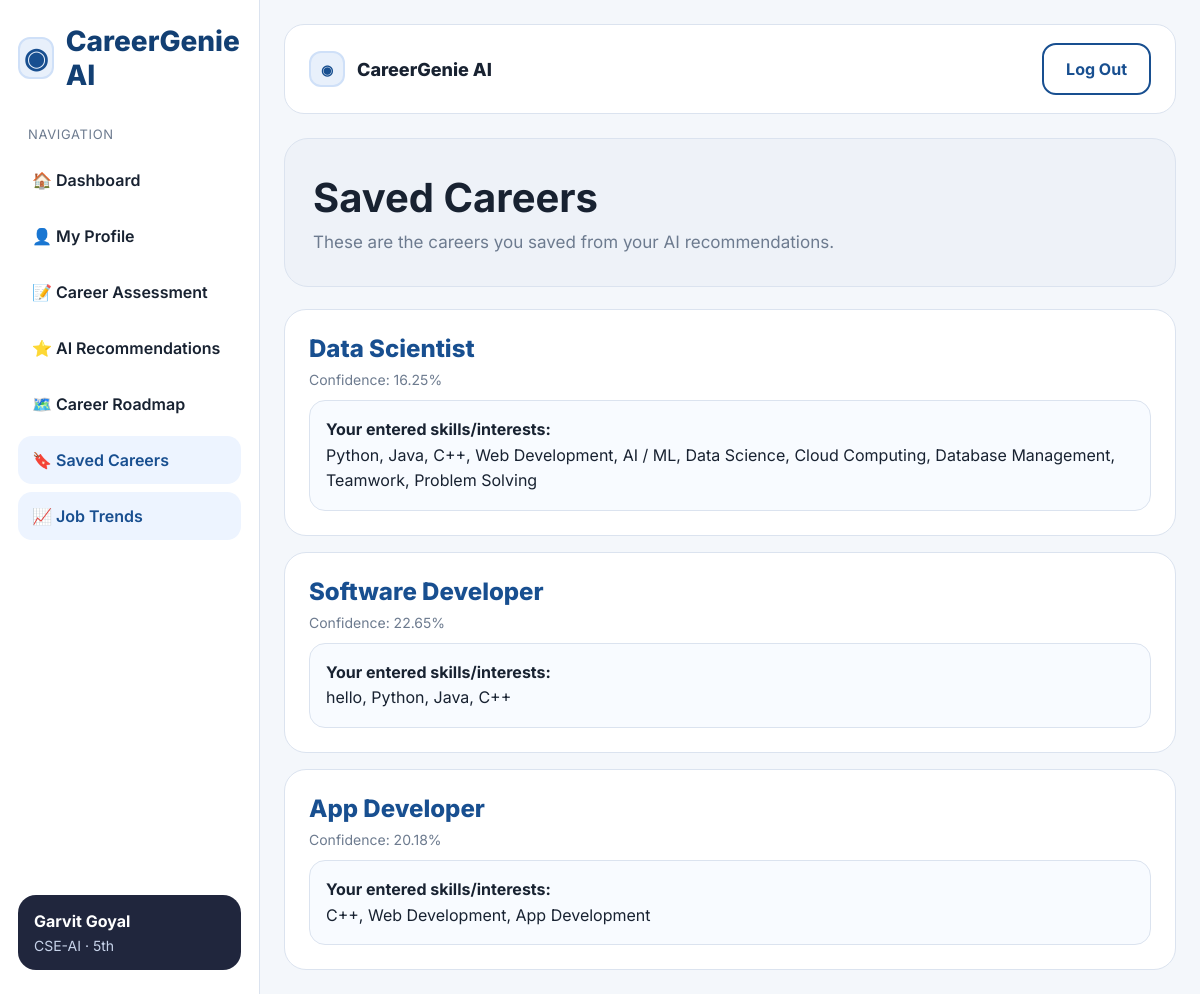
The page /saved_careers (signed in) on the database its author committed.
### tables this page shows
CREATE TABLE users (
            id INTEGER PRIMARY KEY AUTOINCREMENT,
            name TEXT,
            email TEXT UNIQUE,
            password TEXT
        , branch TEXT, semester TEXT, cgpa TEXT, skills TEXT, subjects TEXT, goals TEXT, interests TEXT, profile_image TEXT);

CREATE TABLE saved_careers (
            id INTEGER PRIMARY KEY AUTOINCREMENT,
            user_email TEXT,
            career_name TEXT,
            entered_text TEXT,
            confidence TEXT
        );

### app.py (the view)
@app.route("/saved_careers")
def saved_careers():
    if "user_email" not in session:
        return redirect(url_for("login_page"))
    with get_db_connection() as conn:
        cur = conn.cursor()
        cur.execute("SELECT * FROM users WHERE email = ?", (session["user_email"],))
        user = cur.fetchone()
        cur.execute("""
            SELECT * FROM saved_careers
            WHERE user_email = ?
            ORDER BY id DESC
        """, (session["user_email"],))
        careers = cur.fetchall()
    return render_template("saved_careers.html", user=user, careers=careers)

### app.py (called while the page is built)
def get_db_connection():
    conn = sqlite3.connect("users.db")
    conn.row_factory = sqlite3.Row
    return conn

### templates/saved_careers.html (shortened to what this page needs)
<!DOCTYPE html>
<html lang="en">
<head>
</head>
<body>
  <div class="app">
    <aside class="sidebar">
      <div>
        <div class="brand">
          <div class="brand-icon">◉</div>
          <span>CareerGenie AI</span>
        </div>
        <div class="side-title">Navigation</div>
        <nav class="menu">
          <a href="/dashboard">🏠 Dashboard</a>
          <a href="{{ url_for('profile') }}">👤 My Profile</a>
          <a href="/career_assessment">📝 Career Assessment</a>
          <a href="/career_assessment">⭐ AI Recommendations</a>
          <a href="#roadmap">🗺️ Career Roadmap</a>
          <a class="active" href="/saved_careers">🔖 Saved Careers</a>
          <a class="active" href="{{ url_for('job_trends') }}">📈 Job Trends</a>
        </nav>
      </div>
      <div class="profile-box">
        <div style="font-weight:700;">{{ user.name if user and user.name else 'Student Name' }}</div>
        <div style="font-size:14px;color:#c7d3ea;margin-top:6px;">
          {{ user.branch if user and user.branch else 'CSE' }} · {{ user.semester if user and user.semester else 'Semester' }}
        </div>
      </div>
    </aside>
    <main class="main">
      <div class="topbar">
        <div class="brand" style="font-size:18px; margin:0; color:var(--text);">
          <div class="brand-icon" style="width:36px; height:36px; font-size:14px;">◉</div>
          <span>CareerGenie AI</span>
        </div>
        <a class="btn btn-outline" href="/logout">Log Out</a>
      </div>
      <section class="hero">
        <h1>Saved Careers</h1>
        <p>These are the careers you saved from your AI recommendations.</p>
      </section>
      {% if careers and careers|length > 0 %}
      <section class="list">
        {% for career in careers %}
        <div class="card">
          <div class="career-name">{{ career.career_name }}</div>
          <div class="meta">Confidence: {{ career.confidence }}%</div>
          <div class="text-box">
            <strong>Your entered skills/interests:</strong><br>
            {{ career.entered_text }}
          </div>
        </div>
        {% endfor %}
      </section>
      {% else %}
      <div class="empty">
        No saved careers yet. Go to Career Assessment, get a recommendation, and save it.
      </div>
      {% endif %}
    </main>
  </div>
</body>
</html>

### templates/saved_careers.html (style rules this page uses)
* { box-sizing:border-box;margin:0;padding:0 }
:root { --bg:#f4f7fb; --sidebar:#ffffff; --card:#ffffff; --primary:#184f90; --primary-dark:#123f73; --text:#182231; --muted:#6d7b8f; --border:#dbe3ef; }
body { font-family:'Inter',sans-serif;background:var(--bg);color:var(--text) }
.app { display:grid;grid-template-columns:260px 1fr;min-height:100vh }
.sidebar { background:var(--sidebar); border-right:1px solid var(--border); padding:24px 18px; display:flex; flex-direction:column; justify-content:space-between; }
.brand { display:flex;align-items:center;gap:12px; font-size:28px;font-weight:800;margin-bottom:34px;color:var(--primary-dark); }
.brand-icon { width:42px;height:42px;border-radius:12px;background:#e8f0fb;color:var(--primary); display:grid;place-items:center;font-weight:800;border:2px solid #cfe0f8; }
.side-title { font-size:13px;color:var(--muted);margin:10px 10px 14px; text-transform:uppercase;letter-spacing:.05em; }
.menu { display:flex;flex-direction:column;gap:8px }
.menu a { text-decoration:none;color:var(--text);padding:14px 14px;border-radius:14px; font-weight:600;display:flex;align-items:center;gap:12px;transition:.2s ease; }
.menu a:hover,.menu a.active { background:#edf4ff;color:var(--primary) }
.profile-box { background:#20263d;color:white;border-radius:18px;padding:16px;margin-top:18px; }
.main { padding:24px }
.topbar { background:white;border:1px solid var(--border);border-radius:20px;padding:18px 24px; display:flex;justify-content:space-between;align-items:center;margin-bottom:24px;gap:16px;flex-wrap:wrap; }
.btn { text-decoration:none;padding:14px 22px;border-radius:14px;font-weight:700; border:2px solid var(--primary);display:inline-block; }
.btn-outline { color:var(--primary);background:white }
.hero { background:#eef2f8;border:1px solid var(--border);border-radius:24px; padding:34px 28px;margin-bottom:22px; }
.hero h1 { font-size:40px;margin-bottom:10px }
.hero p { color:var(--muted);font-size:17px }
.list { display:flex;flex-direction:column;gap:16px }
.card { background:white;border:1px solid var(--border);border-radius:22px;padding:24px; }
.career-name { font-size:24px;font-weight:800;color:var(--primary);margin-bottom:8px }
.meta { color:var(--muted);font-size:14px;margin-bottom:12px }
.text-box { background:#f8fbff;border:1px solid var(--border);border-radius:16px;padding:16px;line-height:1.6; }

### rows shown on the page
users: name "Garvit Goyal", branch "CSE-AI", semester "5th"
saved_careers: career_name "Data Scientist", confidence "16.25", entered_text "Python, Java, C++, Web Development, AI / ML, Data Science, Cloud Computing, Database Management, Teamwork, Problem Solving"
saved_careers: career_name "Software Developer", confidence "22.65", entered_text "hello, Python, Java, C++"
saved_careers: career_name "App Developer", confidence "20.18", entered_text "C++, Web Development, App Development"
